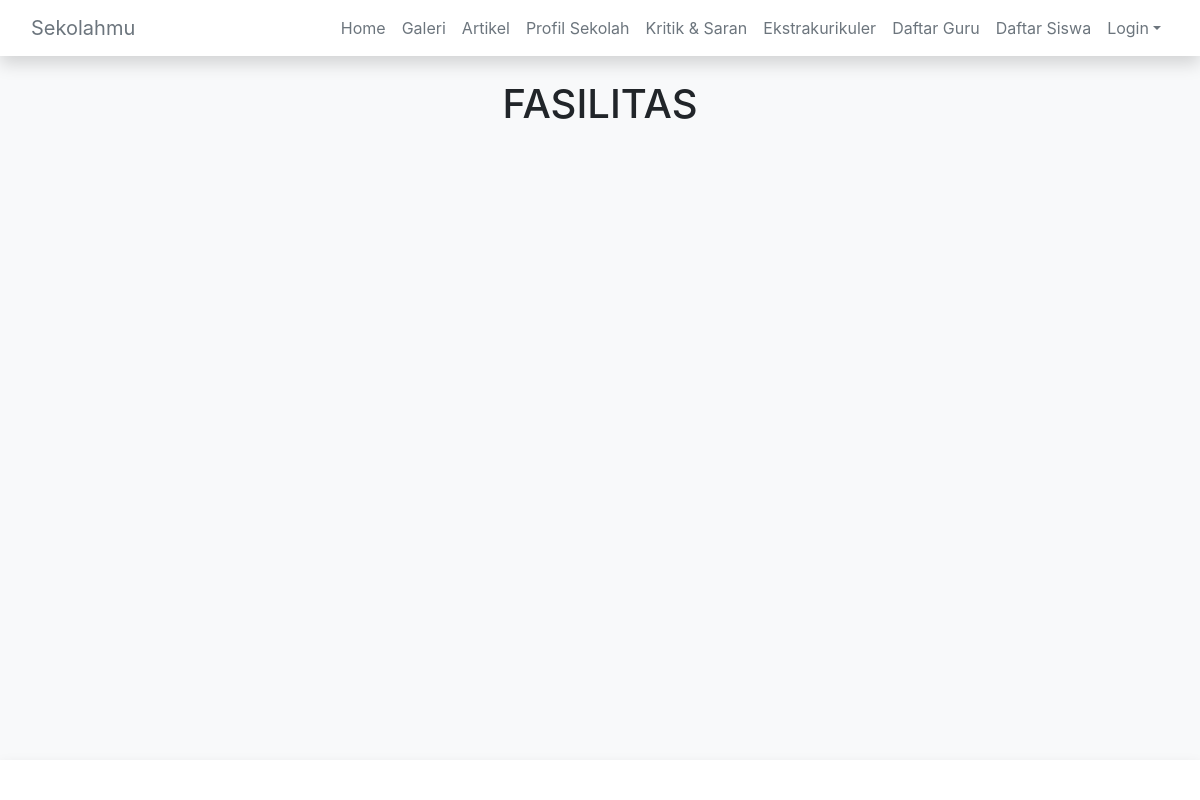
Before: /fasilitas.php with the older database file.
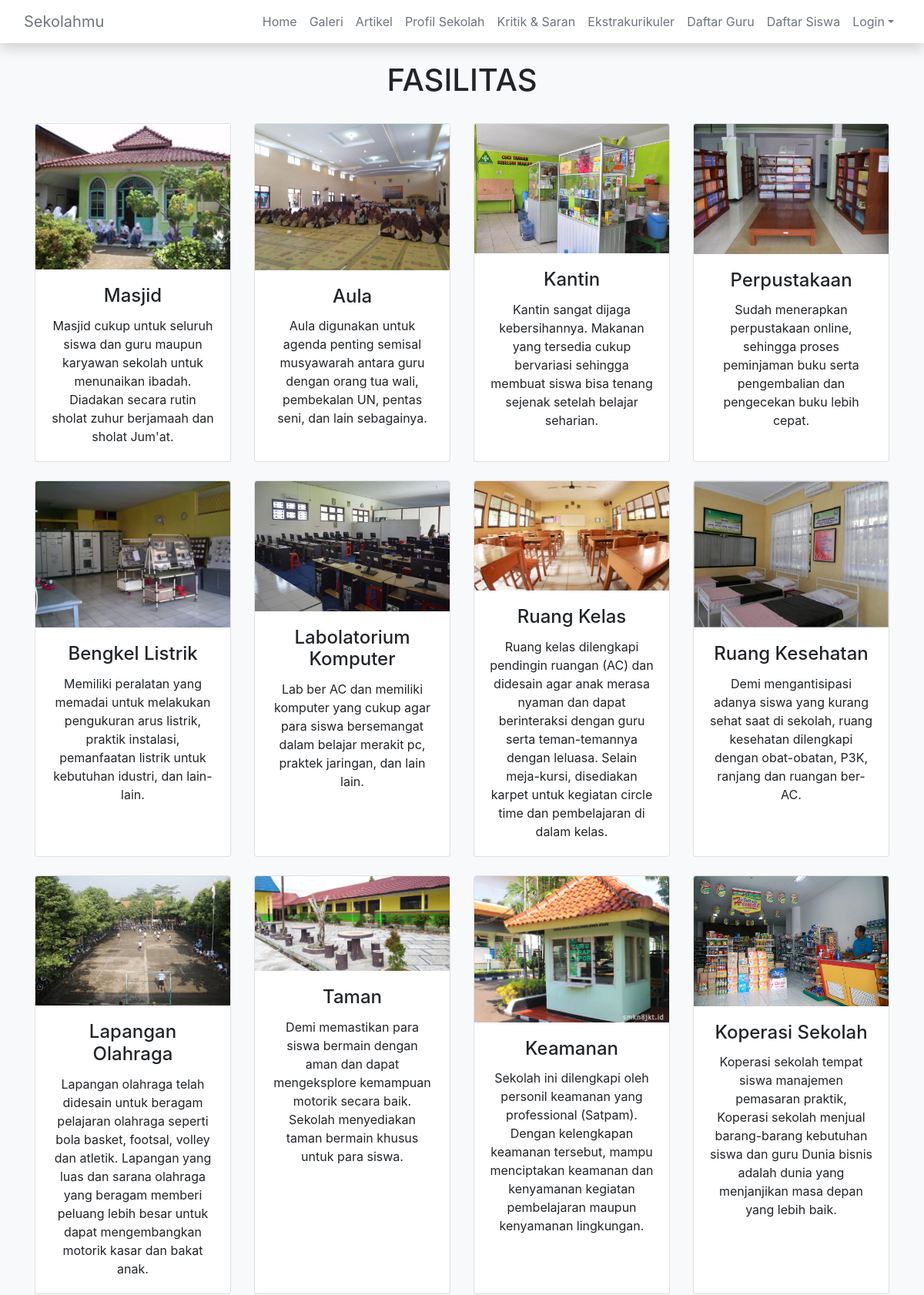
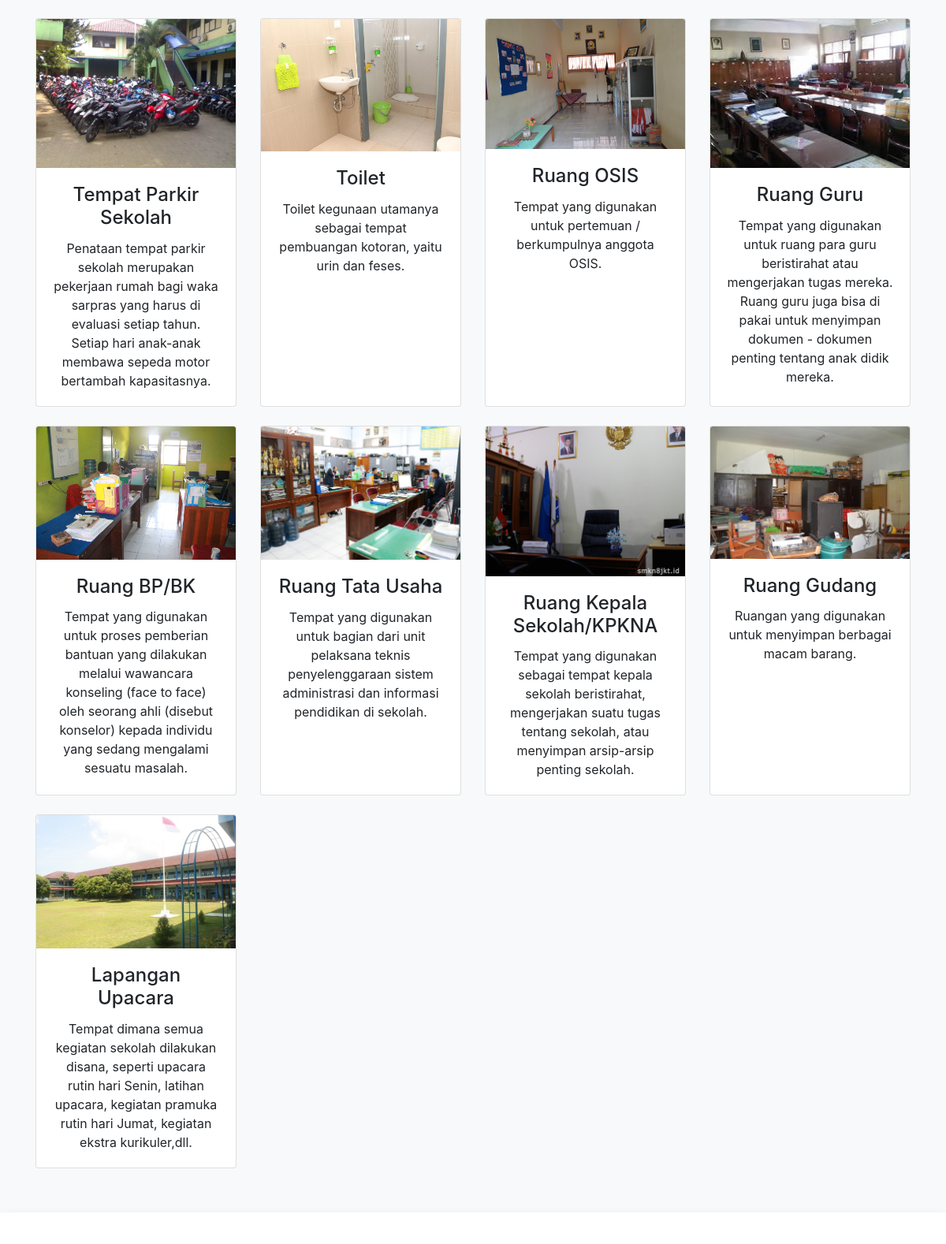
After: the same page with the newer database file (2 pictures, top to bottom).
### tables this page shows
CREATE TABLE IF NOT EXISTS `fasilitas` (
`idFasilitas` int(11) NOT NULL,
  `nama` varchar(100) DEFAULT NULL,
  `jumlah` int(11) DEFAULT NULL,
  `pathImg` varchar(100) DEFAULT NULL,
  `deskripsi` varchar(255) DEFAULT NULL
);

### fasilitas.php (the view, shortened to what this page needs)
<?php
include 'layout/header.php';
$query="select * from fasilitas";
$aksi=mysql_query($query);
?>
<div class="container">
<br>
<p class="h1 text-center">FASILITAS</p>
<br>
  <div class="row text-center">
<?php
while ($result=mysql_fetch_array($aksi)) {
$foto=$result['idFasilitas'];
$path="assets/img/fasilitas/".$foto.".png";
if (file_exists($path)) {
  $path=$path;
}else{
  $path="assets/img/fasilitas/default.png";
}
?>
    <div class="col-lg-3 col-md-6 mb-4" id="<?php echo $result['idFasilitas']; ?>">
      <div class="card h-100">
        <img class="card-img-top" src="<?php echo $path; ?>" alt="">
        <div class="card-body">
          <h4 class="card-title"><?php echo $result['nama']; ?></h4>
          <p class="card-text"><?php echo $result['deskripsi']; ?></p>
        </div>
      </div>
    </div>
<?php
}
?>
  </div>
</div>
<br>
<br>
<br>
<?php
include 'layout/footer.php';
?>

### layout/header.php (shortened to what this page needs)
<!DOCTYPE html>
<html lang="en">
<head>
  <link href="vendor/bootstrap/css/bootstrap.min.css" rel="stylesheet">
  <link href="css/heroic-features.css" rel="stylesheet">
</head>
<body class="bg-light">
  <nav class="navbar shadow navbar-expand-lg bg-white border-secondary fixed-top">
    <div class="container-fluid">
      <a class="navbar-brand text-secondary" href="index.php">Sekolahmu</a>
      <div class="collapse navbar-collapse" id="navbarResponsive">
        <ul class="navbar-nav ml-auto">
          <li class="nav-item active">
            <a class="nav-link text-secondary" href="index.php">Home
            </a>
          </li>
          <li class="nav-item">
            <a class="nav-link text-secondary" href="galeri.php">Galeri</a>
          </li>
          <li class="nav-item">
            <a class="nav-link text-secondary" href="artikel.php">Artikel</a>
          </li>
          <li class="nav-item">
            <a class="nav-link text-secondary" href="profil_sekolah.php">Profil Sekolah</a>
          </li>
          <li class="nav-item">
            <a class="nav-link text-secondary" href="kritik_saran.php">Kritik & Saran</a>
          </li>
          <li class="nav-item">
            <a class="nav-link text-secondary" href="ekstra.php">Ekstrakurikuler</a>
          </li>
          <li class="nav-item">
            <a class="nav-link text-secondary" href="daftar_guru.php">
              Daftar Guru
            </a>
          </li>
          <li class="nav-item">
            <a class="nav-link text-secondary" href="daftar_siswa.php">
              Daftar Siswa
            </a>
          </li>
          <?php
          if (!isset($_SESSION['status'])) {
            ?>
            <li class="nav-item dropdown text-secondary">
              <a class="nav-link dropdown-toggle text-secondary" href="#" id="navbardropdown" role="button" data-toggle="dropdown" aria-haspopup="true" aria-expanded="false">Login</a>
              </li>
            <?php }
            ?>
          </ul>
        </div>
      </div>
    </nav>

### layout/footer.php (shortened to what this page needs)
  <footer class="navbar shadow fixed-bottom bg-white">
    <div class="container">
      <p class="m-0 text-center text-white">Copyright &copy; Start Bootstrap 2019</p>
    </div>
  </footer>
</body>
</html>

### css/heroic-features.css (style rules this page uses)
body { padding-top: 56px; }

Changed rows visible on the page:
added fasilitas: shows a picture, nama "Masjid", deskripsi "Masjid cukup untuk seluruh siswa dan guru maupun karyawan sekolah untuk menunaikan ibadah. Diadakan secara rutin sholat zuhur berjamaah dan sholat Jum'at."
added fasilitas: shows a picture, nama "Aula", deskripsi "Aula digunakan untuk agenda penting semisal musyawarah antara guru dengan orang tua wali, pembekalan UN, pentas seni, dan lain sebagainya."
added fasilitas: shows a picture, nama "Kantin", deskripsi "Kantin sangat dijaga kebersihannya. Makanan yang tersedia cukup bervariasi sehingga membuat siswa bisa tenang sejenak setelah belajar seharian."
added fasilitas: shows a picture, nama "Perpustakaan", deskripsi "Sudah menerapkan perpustakaan online, sehingga proses peminjaman buku serta pengembalian dan pengecekan buku lebih cepat."
added fasilitas: shows a picture, nama "Bengkel Listrik", deskripsi "Memiliki peralatan yang memadai untuk melakukan pengukuran arus listrik, praktik instalasi, pemanfaatan listrik untuk kebutuhan idustri, dan lain-lain."
added fasilitas: shows a picture, nama "Labolatorium Komputer", deskripsi "Lab ber AC dan memiliki komputer yang cukup agar para siswa bersemangat dalam belajar merakit pc, praktek jaringan, dan lain lain."
added fasilitas: shows a picture, nama "Ruang Kelas", deskripsi "Ruang kelas dilengkapi pendingin ruangan (AC) dan didesain agar anak merasa nyaman dan dapat berinteraksi dengan guru serta teman-temannya dengan leluasa. Selain meja-kursi, disediakan karpet untuk kegiatan circle time dan pembelajaran di dalam kelas."
added fasilitas: shows a picture, nama "Ruang Kesehatan", deskripsi "Demi mengantisipasi adanya siswa yang kurang sehat saat di sekolah, ruang kesehatan dilengkapi dengan obat-obatan, P3K, ranjang dan ruangan ber-AC."
added fasilitas: shows a picture, nama "Lapangan Olahraga", deskripsi "Lapangan olahraga telah didesain untuk beragam pelajaran olahraga seperti bola basket, footsal, volley dan atletik. Lapangan yang luas dan sarana olahraga yang beragam memberi peluang lebih besar untuk dapat mengembangkan motorik kasar dan bakat anak."
added fasilitas: shows a picture, nama "Taman", deskripsi "Demi memastikan para siswa bermain dengan aman dan dapat mengeksplore kemampuan motorik secara baik. Sekolah menyediakan taman bermain khusus untuk para siswa."
added fasilitas: shows a picture, nama "Keamanan", deskripsi "Sekolah ini dilengkapi oleh personil keamanan yang professional (Satpam). Dengan kelengkapan keamanan tersebut, mampu menciptakan keamanan dan kenyamanan kegiatan pembelajaran maupun kenyamanan lingkungan."
added fasilitas: shows a picture, nama "Koperasi Sekolah", deskripsi "Koperasi sekolah tempat siswa manajemen pemasaran praktik, Koperasi sekolah menjual barang-barang kebutuhan siswa dan guru Dunia bisnis adalah dunia yang menjanjikan masa depan yang lebih baik."
added fasilitas: shows a picture, nama "Tempat Parkir Sekolah", deskripsi "Penataan tempat parkir sekolah merupakan pekerjaan rumah bagi waka sarpras yang harus di evaluasi setiap tahun. Setiap hari anak-anak membawa sepeda motor bertambah kapasitasnya."
added fasilitas: shows a picture, nama "Toilet", deskripsi "Toilet kegunaan utamanya sebagai tempat pembuangan kotoran, yaitu urin dan feses."
added fasilitas: shows a picture, nama "Ruang OSIS", deskripsi "Tempat yang digunakan untuk pertemuan / berkumpulnya anggota OSIS."
added fasilitas: shows a picture, nama "Ruang Guru", deskripsi "Tempat yang digunakan untuk ruang para guru beristirahat atau mengerjakan tugas mereka. Ruang guru juga bisa di pakai untuk menyimpan dokumen - dokumen penting tentang anak didik mereka."
added fasilitas: shows a picture, nama "Ruang BP/BK", deskripsi "Tempat yang digunakan untuk proses pemberian bantuan yang dilakukan melalui wawancara konseling (face to face) oleh seorang ahli (disebut konselor) kepada individu yang sedang mengalami sesuatu masalah."
added fasilitas: shows a picture, nama "Ruang Tata Usaha", deskripsi "Tempat yang digunakan untuk bagian dari unit pelaksana teknis penyelenggaraan sistem administrasi dan informasi pendidikan di sekolah."
added fasilitas: shows a picture, nama "Ruang Kepala Sekolah/KPKNA", deskripsi "Tempat yang digunakan sebagai tempat kepala sekolah beristirahat, mengerjakan suatu tugas tentang sekolah, atau menyimpan arsip-arsip penting sekolah."
added fasilitas: shows a picture, nama "Ruang Gudang", deskripsi "Ruangan yang digunakan untuk menyimpan berbagai macam barang."
added fasilitas: shows a picture, nama "Lapangan Upacara", deskripsi "Tempat dimana semua kegiatan sekolah dilakukan disana, seperti upacara rutin hari Senin, latihan upacara, kegiatan pramuka rutin hari Jumat, kegiatan ekstra kurikuler,dll."
